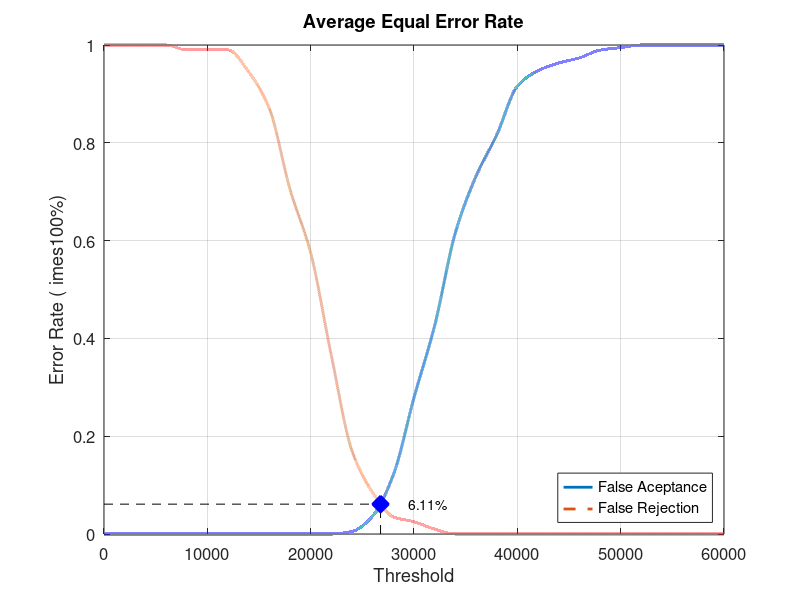
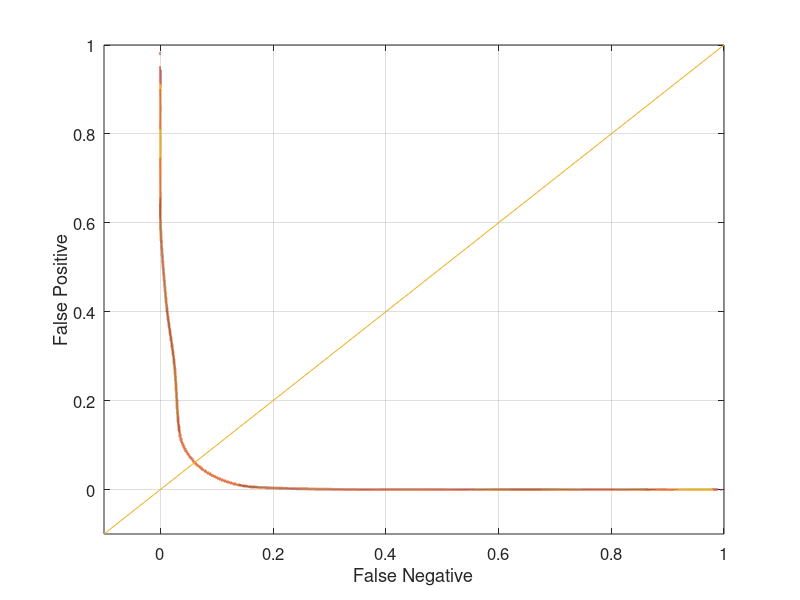

Source code (MATLAB) for these figures, in order:
close all;
clear;
clc;
x = 0:2000:60000;
xq = 0:0.5:60000;

y0 = [0 0 0 0 0 0 0 0 0 0 0 0 0.00526316 0.0368421 0.121053 0.278947 0.426316 0.615789 0.731579 0.815789 0.915789 0.947368 0.963158 0.973684 0.989474 0.994737 1 1 1 1 1]
yy0 = interp1(x, y0, xq, 'pchip');
y1 = [1 1 1 1 0.99 0.99 0.99 0.945 0.87 0.705 0.575 0.365 0.17 0.085 0.035 0.025 0.01 0 0 0 0 0 0 0 0 0 0 0 0 0 0]
yy1 = interp1(x, y1, xq, 'pchip');

% Calculating EER: 
y2 = abs(y0 - y1);
find(y2 == min(y2))
yy2 = abs(yy0 - yy1);
xEER = find(yy2 == min(yy2));
xEERIndex = xq(xEER) % X-axis EER
yEER = yy0(xEER) % Y-axis EER

main = figure
plot(xq, yy0,'-','LineWidth', 2);	hold on
plot(xq, yy1,'--','LineWidth', 2);	hold on
plot([xEERIndex xEERIndex], [0 yEER], 'k--');	hold on
plot([0 xEERIndex], [yEER yEER], 'k--');	hold on
plot(xEERIndex, yEER, 'bx', 'LineWidth', 10);	hold on
text(xEERIndex + 10 * xEERIndex / 100, yEER, [num2str(round((10000 * yEER)) / 100) '%'])
legend('False Aceptance', 'False Rejection', 'Location', 'SouthEast')
xlabel('Threshold')
ylabel('Error Rate (	imes100%)')
title('Average Equal Error Rate')
set(gca, 'FontSize', 12)
axis([0 60000 0 1])
grid on

print(main, 'Database1_3Main', '-dpng');
FNRxFPR = figure('Color', [1 1 1]);
plot(yy1, yy0, '-', yy1, yy0, 'LineWidth', 2);
hold on
y = -0.1:0.1:1
plot(y, y); 
set(gca, 'FontSize', 12)
xlabel('False Negative')
ylabel('False Positive')
axis([-0.1 1 -0.1 1])
set(gca, 'FontSize', 12)
grid on

print(FNRxFPR, 'Database1_3FNRxFPR','-dpng');
